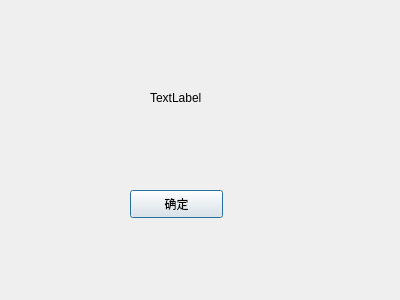
<?xml version="1.0" encoding="UTF-8"?>
<ui version="4.0">
 <class>Dialog</class>
 <widget class="QDialog" name="Dialog">
  <property name="geometry">
   <rect>
    <x>0</x>
    <y>0</y>
    <width>400</width>
    <height>300</height>
   </rect>
  </property>
  <property name="windowTitle">
   <string>Dialog</string>
  </property>
  <widget class="QLabel" name="label">
   <property name="geometry">
    <rect>
     <x>150</x>
     <y>90</y>
     <width>72</width>
     <height>15</height>
    </rect>
   </property>
   <property name="text">
    <string>TextLabel</string>
   </property>
  </widget>
  <widget class="QPushButton" name="verifty">
   <property name="geometry">
    <rect>
     <x>130</x>
     <y>190</y>
     <width>93</width>
     <height>28</height>
    </rect>
   </property>
   <property name="text">
    <string>确定</string>
   </property>
  </widget>
 </widget>
 <resources/>
 <connections/>
</ui>
